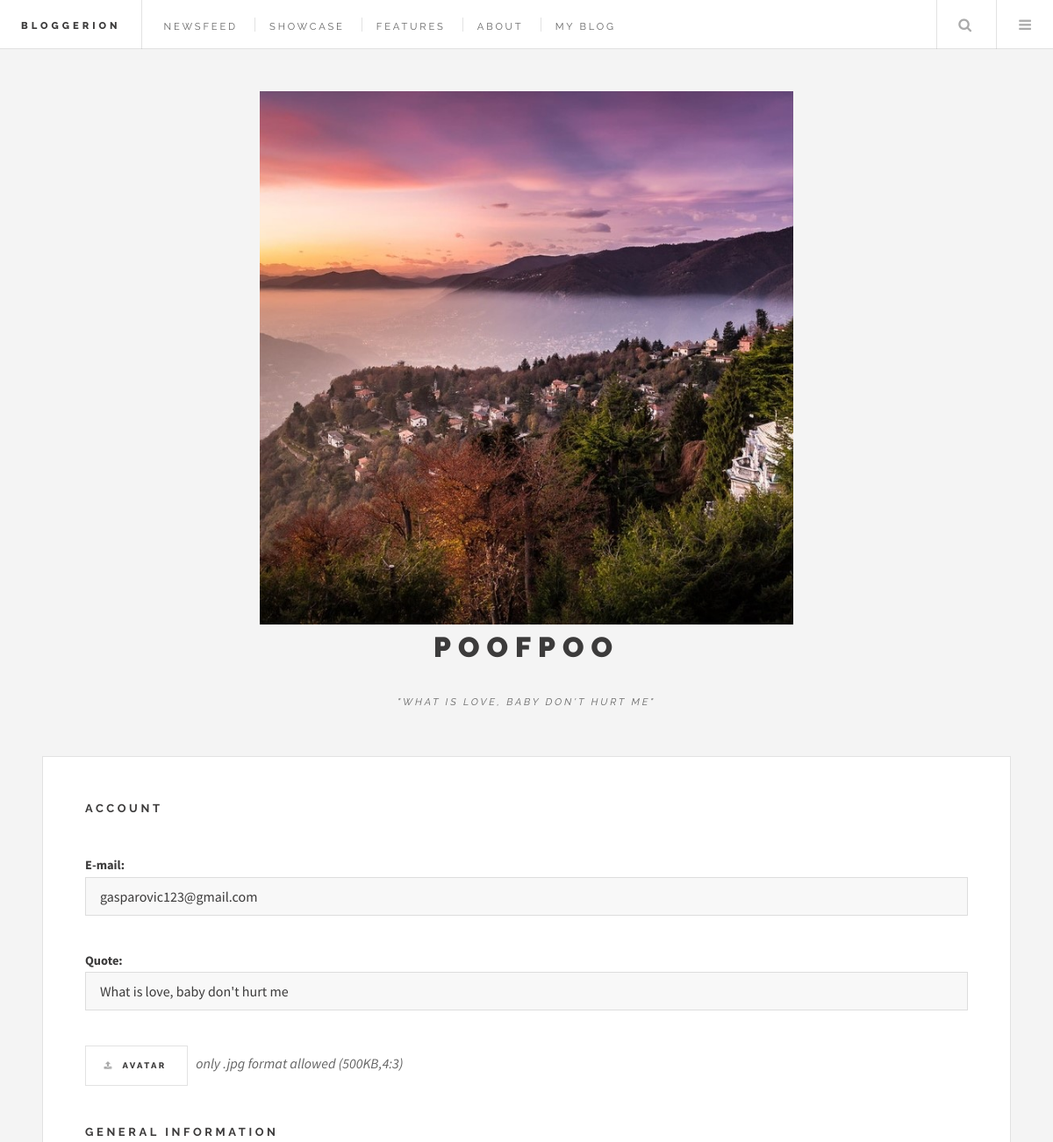
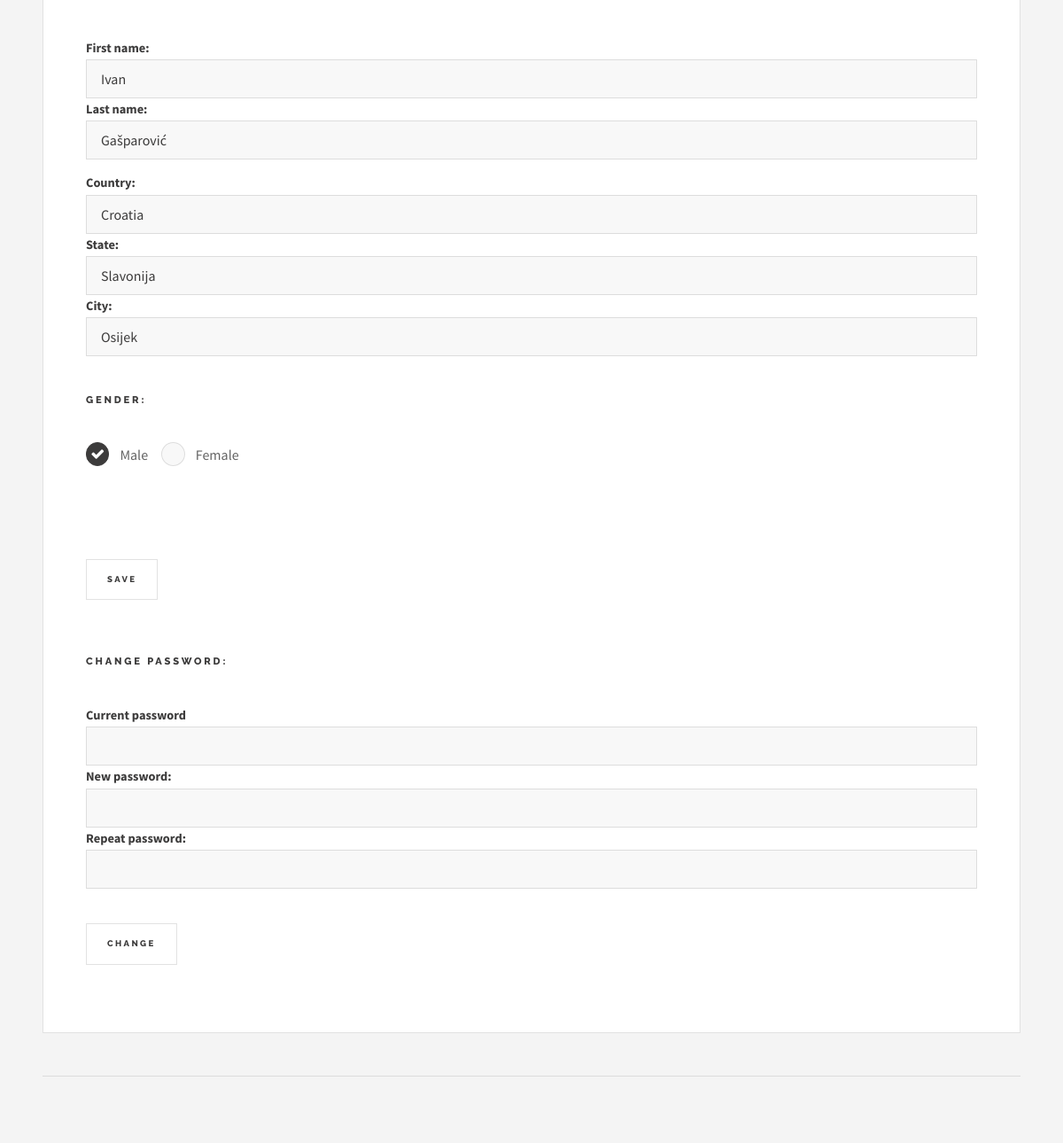
/UserSettings.php (signed in), run on the app's committed database (2 pictures, top to bottom).
### tables this page shows
CREATE TABLE `users` (
  `username` text NOT NULL,
  `password` text NOT NULL,
  `email` text NOT NULL,
  `admin` tinyint(1) DEFAULT NULL,
  `active` tinyint(1) DEFAULT NULL,
  `sessionverification` text NOT NULL,
  `firstname` text NOT NULL,
  `lastname` text NOT NULL,
  `country` text NOT NULL,
  `state` text NOT NULL,
  `city` text NOT NULL,
  `gender` text NOT NULL,
  `quote` text NOT NULL,
  `ID` int(11) NOT NULL
);

### UserSettings.php (the view, shortened to what this page needs)
<?php include_once "Config.php";
if(isset($_SESSION["username"])){
    $querry = $connection->prepare("SELECT * FROM users WHERE username=:username");
    $querry->execute(array('username' => $_SESSION["username"]));
    $user=$querry->fetch(PDO::FETCH_OBJ);
    }else { header("location: index.php");}
?>
<!DOCTYPE HTML>
<html>
    <?php include_once "Include/Head.php"?>
    <body class="is-preload">
                <div id="wrapper">
                        <?php include_once "Include/Header.php"?>
                    <div id="main">
                        <article class="post">
                            <form  method="post" action = "UserDataEntry/UserSettingsUpdate.php" enctype="multipart/form-data">
                                <h3><label>Account</label></h3><br>
                                <label>E-mail: <input type="email" name="email" value="<?php echo ($user->email)?>"><br></label>
                                <label>Quote: <input type="text" name="quote"  value="<?php echo ($user->quote)?>" ><br></label>
                                <p>
                                    <label for = "file" id = "filelabel" class="button icon fa-upload"><span>Avatar</span></label><i> &nbsp; only .jpg format allowed (500KB,4:3)</i>
                                </p>
                                <h3><label>General information</label></h3><br>
                                <label>
                                        First name: <input type="text"  name="firstname"  maxlength="20"  value="<?php echo ($user->firstname)?>">
                                        Last name: <input type="text"  name="lastname" maxlength="20"  value="<?php echo ($user->lastname)?>" >
                                </label>
                                <label>
                                        Country: <input type="text"  name="country"  value="<?php echo ($user->country)?>">
                                        State: <input type="text"  name="state"   value="<?php echo ($user->state)?>">
                                        City: <input type="text"  name="city"  value="<?php echo ($user->city)?>"><br>
                                </label>
                                <h4>Gender:</h4><br>
                                <p>
                                    <label for="demo-priority-low">Male</label>
                                    <label for="demo-priority-normal">Female</label>
                                </p>
                                <br><br>
                                <input type="submit" name="save" value="Save"/><br><br>
                            </form>
                            <form method = "post" action = "UserDataEntry/UserSettingsUpdate.php">
                                <h4>Change password:</h4><br>
                                <label>
                                    Current password <input type="password"  name="currpassword" />
                                    New password: <input type="password"  name="newpassword" maxlength="20" minlength="8"  >
                                    Repeat password: <input type="password"  name="newreppassword" /><br>
                                </label>
                                <input type="submit" name="changepw" value="change"/><br><br>
                            </form>
                        </article>
                    </div>
                    <?php include_once "Include/Sidebar.php"?>
                </div>
    </body>
</html>

### data on the page
users: email "gasparovic123@gmail.com", quote "What is love, baby don't hurt me", firstname "Ivan", lastname "Gašparović", country "Croatia", state "Slavonija", city "Osijek"

### other printed values
$_SESSION["username"] "POOFPOO"
$_SESSION["userquote"] "WHAT IS LOVE, BABY DON'T HURT ME"
